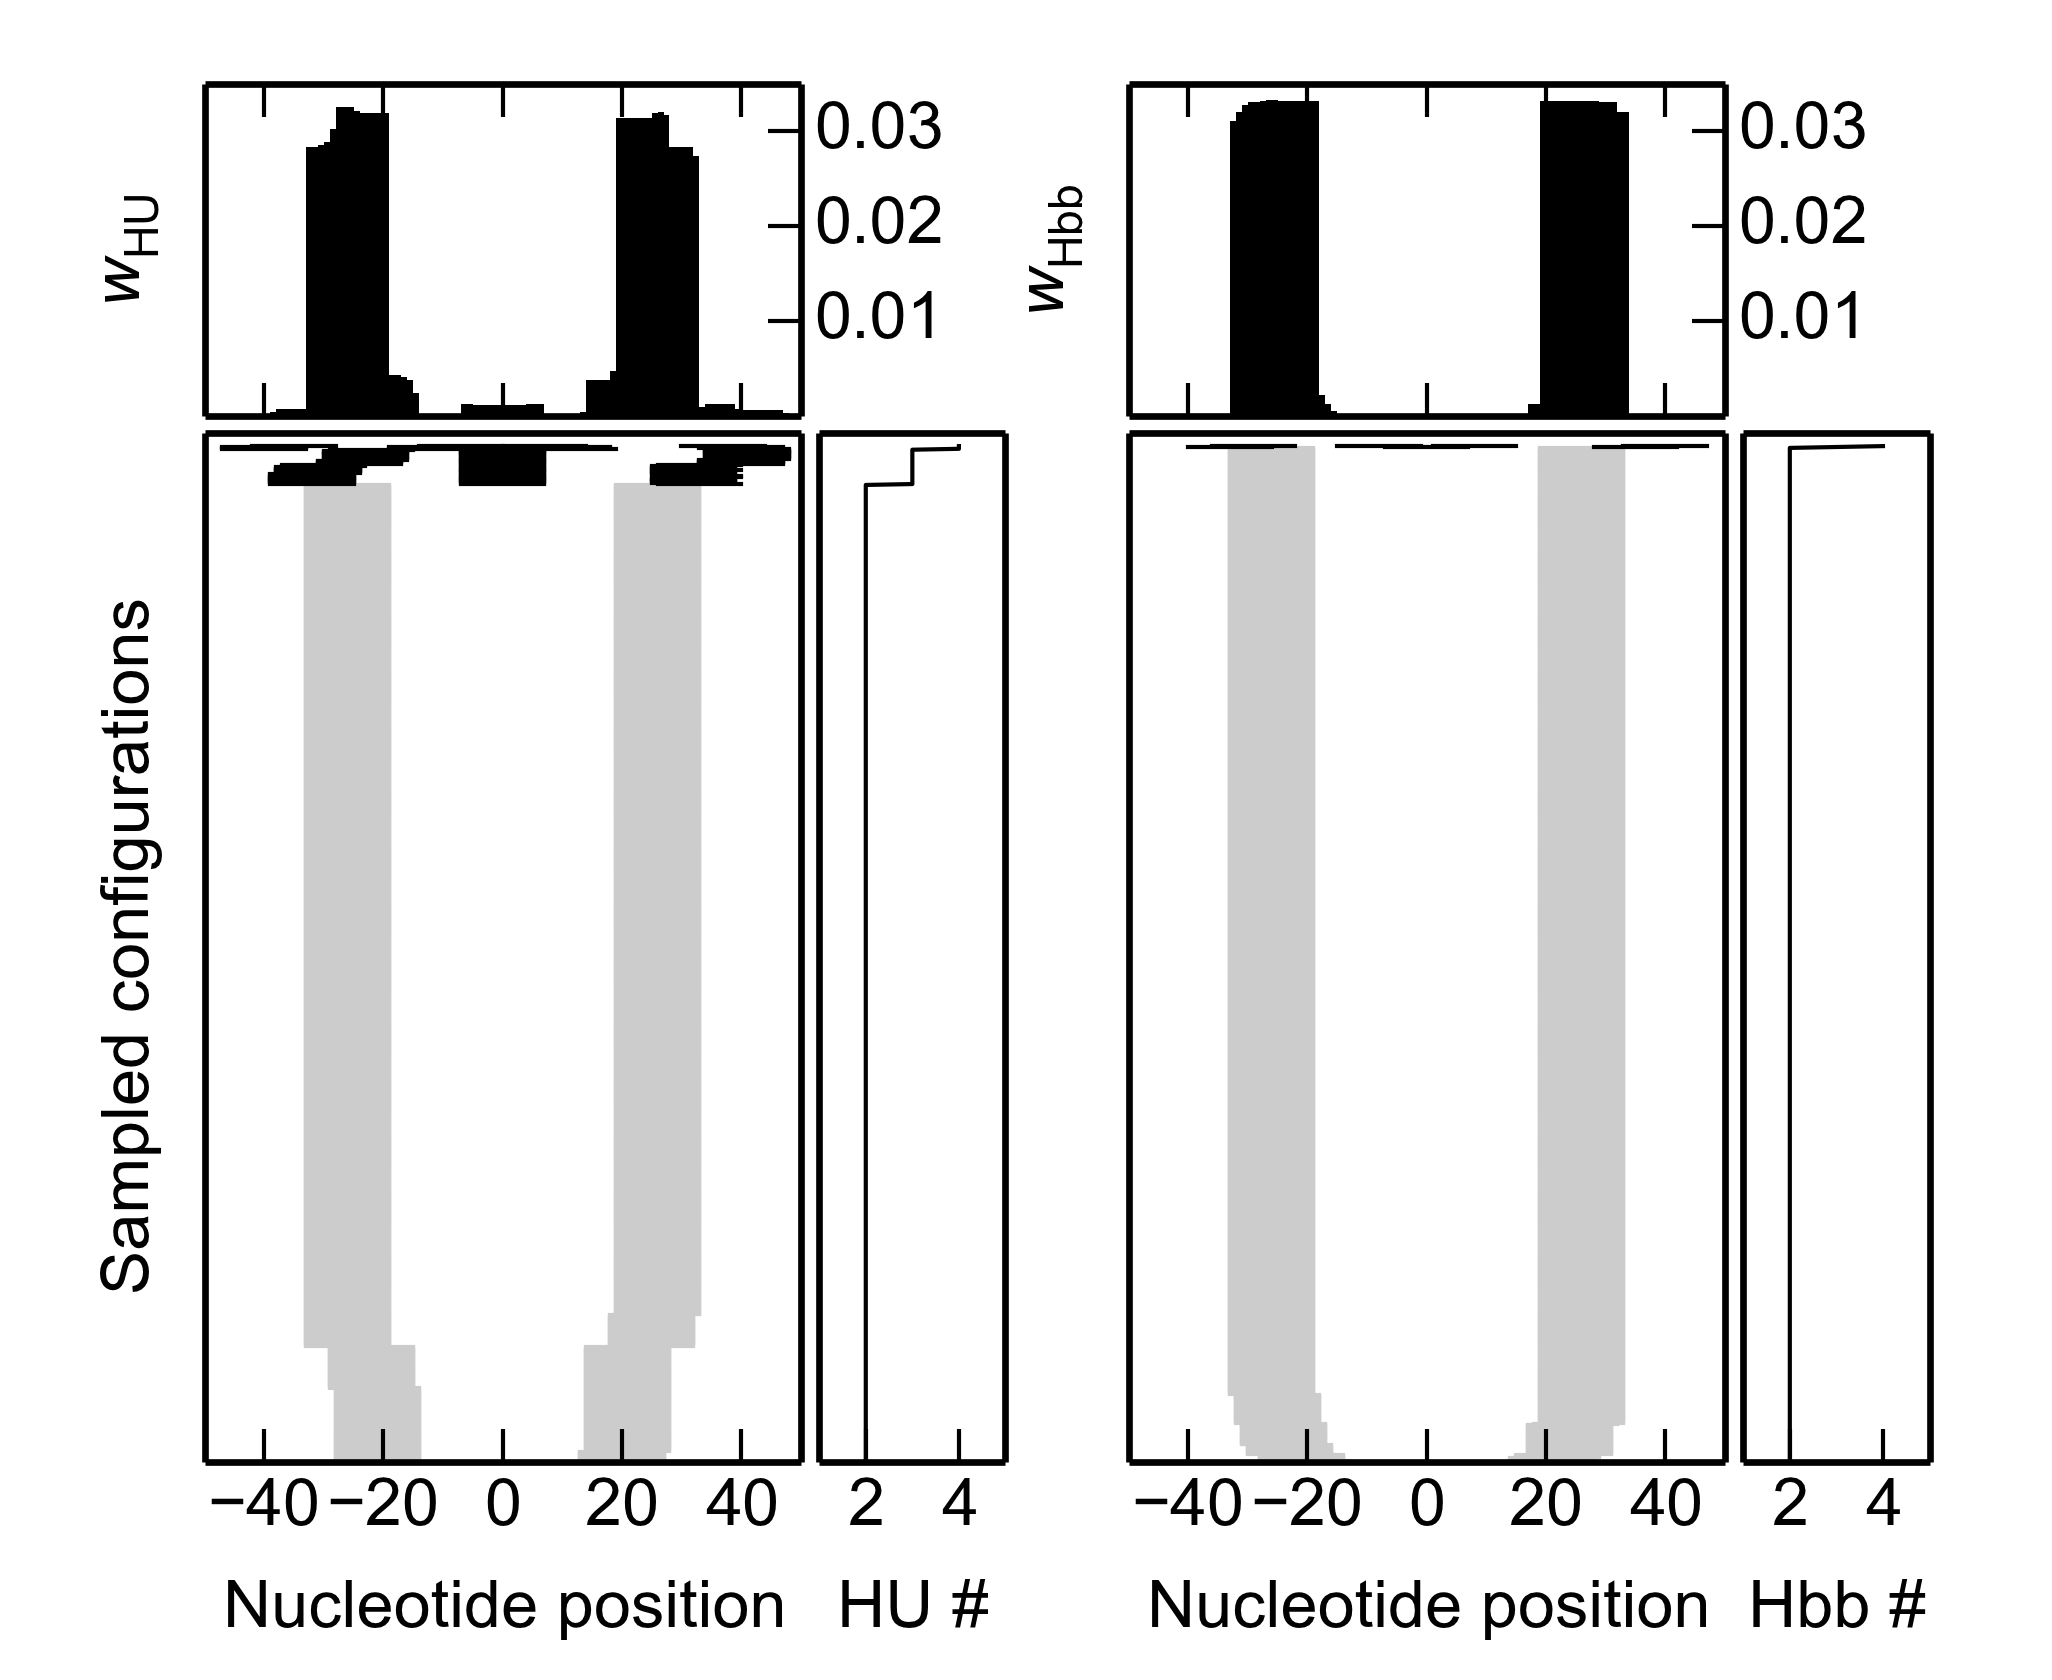

This chart was generated by the following Python code:
import csv
import numpy as np
from matplotlib.pyplot import *
import matplotlib.gridspec as gridspec
import pandas as pd


fig=figure(figsize=(3.42,2.8),dpi=600) #is in control
#fig={'figsize':(3.42,5),'dpi':600} #is not in control
font = {'family':'Arial','weight':'normal','size':7} #family is in control for axis labels, size is in control for tick labels only
rc('font', **font)

rcParams.update({'font.size': 8,
			     'backend': 'pdf',
			     'axes.labelsize':  8,
			     'text.fontsize':   8,
			     'legend.fontsize': 8,
			     'xtick.labelsize': 8,
			     'ytick.major.pad': 2,
			     'xtick.major.pad': 2,
			     'ytick.labelsize': 8,
'axes.linewidth': .8,
			     'lines.linewidth': .1,
			     'mathtext.fontset': 'custom',
			     'mathtext.default': "regular",
			     'mathtext.rm': "Arial",
			     'mathtext.it': "Arial:italic",
			     'font.sans-serif': "Arial",
			     'font.family': "Arial",
			     'font.style': 'normal',
			     'text.usetex': False,
			     'savefig.dpi': 600,
			     'figure.dpi': 600})

#rc('figure',**fig)
gs1 = gridspec.GridSpec(4, 6)
gs1.update(top=0.95, bottom=0.13, left=-0.10, right=0.49, wspace=0.1,hspace=0.05)
ax1=subplot(gs1[0:1, 2:5])
ax2=subplot(gs1[1:, 2:5])
ax3=subplot(gs1[1:, 5:6])
#ax4=subplot(gs1[1:, 4:5])
#ax4.set_frame_on(False)
#ax4.axis('off')
gs2 = gridspec.GridSpec(4, 6)
gs2.update(top=0.95, bottom=0.13,left=0.55, right=1.14, wspace=0.1,hspace=0.05)
bx1=subplot(gs2[0:1, 0:3])
bx2=subplot(gs2[1:, 0:3])
bx3=subplot(gs2[1:, 3:4])
#bx4=subplot(gs2[1:, 4:5])
#bx4.set_frame_on(False)
#bx4.axis('off')
with open("C:\Users\honey66clover\Desktop\Weijuan\DNA\HU\sample pictures2\s5\modi_read_protein_positions-minicircle_105_HU+87_1125.csv",'rb') as afile2:
    reader = csv.reader(afile2, delimiter=',')
    config=0
    a3x=[0] #nProtein
    posicount=[0]*101
    for row in reader:
        config+=1
        nPro=int(row[1])
        a3x.append(nPro) #nProtein
        for i in range(0,nPro):
            positions=[0]*nPro
            positions[i]=int(row[4+i])
            x1=[positions[i]-7,positions[i]+7]
            y1=[config]*len(x1)
            if nPro==2:
                linestyle='0.8'
            if nPro==3:
                linestyle='0.'
            if nPro==4:
                linestyle='0.'
            ax2.plot(x1,y1,linestyle,linewidth=0.5)
            for j in range(positions[i]-7,positions[i]+7):
                posicount[j+50]+=1
            #posicount[(positions[i]-7)]+=1
for k in range(0,len(posicount)):
    posicount[k]=posicount[k]/float(2297*15)
ax1.bar(range(-50,51),posicount,width=1,color='0',linewidth=0)                    
ax3.plot(a3x[1:],range(1,1126),'k',linewidth=0.5)


with open("C:\Users\honey66clover\Desktop\Weijuan\DNA\HU\sample pictures2\s5\hbb.csv",'rb') as bfile2:
    reader = csv.reader(bfile2, delimiter=',')
    next(reader, None) #the header
    config=0
    for row in reader:
        nProtein=int(row[1])
        nConfig=int(row[0])
        positions=[0]*nProtein
        for i in range(0,nConfig):#index of configuration
            config+=1
            for j in range(0,nProtein): #index of protein
                positions[j]=int(row[2+j])
                x2=[positions[j]-7,positions[j]+7]
                y2=[config]*len(x2)
                if nProtein==2:
                    linestyle='0.8'
                if nProtein==3:
                    linestyle='0.'
                if nProtein==4:
                    linestyle='0.'
                bx2.plot(x2,y2,linestyle,linewidth=0.5)
bfile3="C:\Users\honey66clover\Desktop\Weijuan\DNA\HU\sample pictures2\s5\hbbpositioncount.csv"
df=pd.read_table(bfile3,sep=',')
count=[0]*101
for i in range(0,101):
    if df['count'][i]!=0:
        for j in range(-7,8):
            if i+j>=0 and i+j<=100:
                count[i+j]=df['count'][i]+count[i+j]
for k in range(0,len(count)):
   count[k]=count[k]/float(2253*15)
bx1.bar(df['N(bp)'],count,width=1,color='0.',linewidth=0)

x=[2]*1123+[3,4]
y=range(1,1126)
bx3.plot(x,y,'k',linewidth=0.5)

ax1.set_xlim((-50,50))
bx1.set_xlim((-50,50))
ax2.set_xlim((-50,50))
bx2.set_xlim((-50,50))
ax2.set_ylim((0,1140))
bx2.set_ylim((0,1140))
ax3.set_xlim((1,5))
ax3.set_xticks([2,4])
ax3.set_ylim((1,1140))
bx3.set_xlim((1,5))
bx3.set_xticks([2,4])
bx3.set_ylim((1,1140))

ax1.yaxis.tick_right()
#ax1.set_yticks([0.1,0.3,0.5])
ax1.set_yticks([0.01,0.02,0.03])
ax1.set_ylabel(r'$\mathit{w}_\mathregular{HU}$',fontsize=8)
bx1.yaxis.tick_right()
#bx1.set_yticks([0.1,0.3,0.5])
bx1.set_yticks([0.01,0.02,0.03])
bx1.set_ylabel(r'$\mathit{w}_\mathregular{Hbb}$',fontsize=8)
ax2.yaxis.set_ticks_position('none')
bx2.yaxis.set_ticks_position('none')
ax3.yaxis.set_ticks_position('none')
bx3.yaxis.set_ticks_position('none')
ax2.xaxis.set_ticks_position('bottom')
bx2.xaxis.set_ticks_position('bottom')
ax3.xaxis.set_ticks_position('bottom')
bx3.xaxis.set_ticks_position('bottom')

ax2.set_ylabel('Sampled configurations',fontsize=8)
ax2.set_xlabel('Nucleotide position',fontsize=8)
bx2.set_xlabel('Nucleotide position',fontsize=8)
ax3.set_xlabel('HU #',fontsize=8)
bx3.set_xlabel('Hbb #',fontsize=8)
#ax2.set_xticks([1000,1125])
setp(ax2.get_yticklabels()+bx2.get_yticklabels()+ax3.get_yticklabels()+bx3.get_yticklabels(),visible=False)
savefig('C:\Users\honey66clover\Desktop\Weijuan\DNA\HU\sample pictures2\s5\s5.1.png',dpi=600)